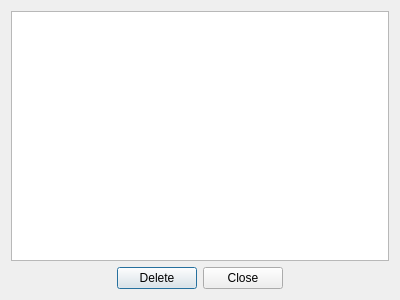
<?xml version="1.0" encoding="UTF-8"?>
<ui version="4.0">
 <class>AllUsers</class>
 <widget class="QDialog" name="AllUsers">
  <property name="geometry">
   <rect>
    <x>0</x>
    <y>0</y>
    <width>400</width>
    <height>300</height>
   </rect>
  </property>
  <property name="windowTitle">
   <string>All Users</string>
  </property>
  <layout class="QVBoxLayout" name="verticalLayout">
   <item>
    <widget class="QTableView" name="tableView"/>
   </item>
   <item>
    <layout class="QHBoxLayout" name="horizontalLayout">
     <item>
      <spacer name="horizontalSpacer">
       <property name="orientation">
        <enum>Qt::Horizontal</enum>
       </property>
       <property name="sizeHint" stdset="0">
        <size>
         <width>40</width>
         <height>20</height>
        </size>
       </property>
      </spacer>
     </item>
     <item>
      <widget class="QPushButton" name="pushButton_2">
       <property name="text">
        <string>Delete</string>
       </property>
      </widget>
     </item>
     <item>
      <widget class="QPushButton" name="pushButton">
       <property name="text">
        <string>Close</string>
       </property>
      </widget>
     </item>
     <item>
      <spacer name="horizontalSpacer_2">
       <property name="orientation">
        <enum>Qt::Horizontal</enum>
       </property>
       <property name="sizeHint" stdset="0">
        <size>
         <width>40</width>
         <height>20</height>
        </size>
       </property>
      </spacer>
     </item>
    </layout>
   </item>
  </layout>
 </widget>
 <resources/>
 <connections>
  <connection>
   <sender>pushButton</sender>
   <signal>clicked()</signal>
   <receiver>AllUsers</receiver>
   <slot>reject()</slot>
   <hints>
    <hint type="sourcelabel">
     <x>195</x>
     <y>272</y>
    </hint>
    <hint type="destinationlabel">
     <x>230</x>
     <y>272</y>
    </hint>
   </hints>
  </connection>
 </connections>
</ui>
